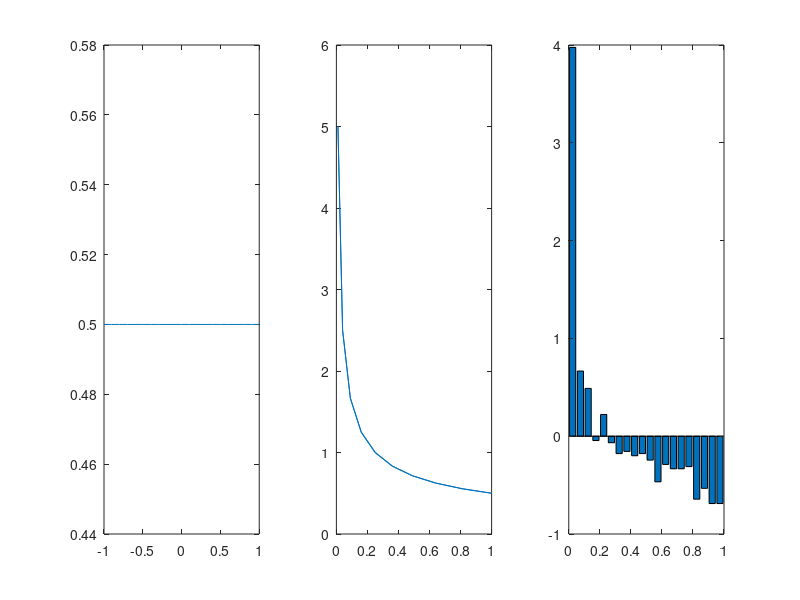

MATLAB code to generate this figure: (Note: this script raises an error after producing the figure.)
%% Change of Variables Demo 1D
% x ~ U(-1,1), y=x^2, plot pdf of y

xs = -1:0.1:1;
a = -1; b = 1;
%dist = UnifDist(a,b);
%px = exp(logprob(dist, xs));
px = 1/(b-a) * ones(1,length(xs));
fn = @(x) x.^2;
ys = fn(xs);

% analtyic
ppy = 1./(2*sqrt(ys));

% Monte Carlo
n=1000;
%samples = sample(dist, 1000);
samples = rand(1, 1000)*(b-a) + a; % sample from U(a,b)
samples2 = fn(samples);
%[f, xi] = ksdensity(samples2);
[h,bins] = hist(samples2,20);
h = normalize(h);

figure(2);clf
nr = 1; nc = 3;
subplot(nr,nc,1); plot(xs, px, '-');
subplot(nr,nc,2); plot(ys, ppy, '-');
subplot(nr,nc,3);  bar(bins,h);

printPmtkFigure('changeOfVars');
